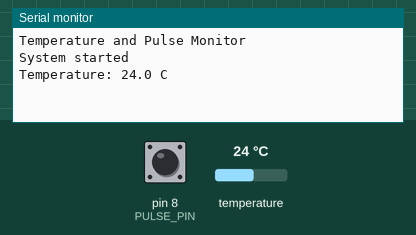
Simulated run of this sketch. Board: Arduino Uno, built with avr-gcc and run on an emulated ATmega328P. Shown: the last lines printed to the serial monitor. Wiring (inferred from the names in the program): LM75 temperature sensor at I2C address 0x48. The inputs (shaded band) are chosen by the test bench; at power-on: temperature 24 °C, pin 8 (PULSE_PIN) LOW.

Above: at 1.2 s.
1.3 s: temperature set to 12 °C
At 5.4 s:
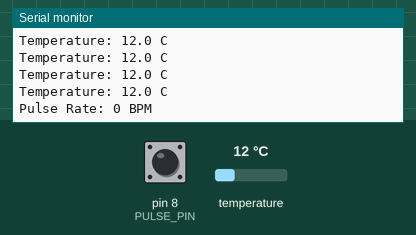
5.5 s: pin 8 (PULSE_PIN) pulled HIGH for 0.15 s
7.1 s: pin 8 (PULSE_PIN) pulled HIGH for 1 s
9.6 s: temperature set to 19 °C
At 10.8 s:
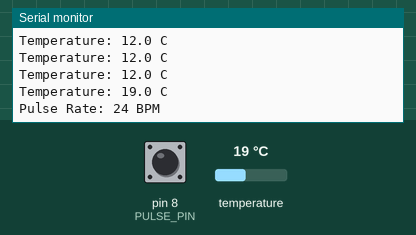
Timing chart, 0 to 12.1 s (numbered marks = the images above; inputs shaded):
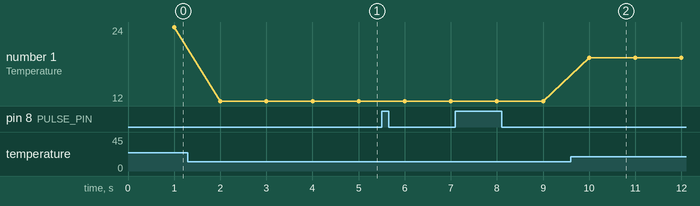

Measured:
- after the input at 1.3 s, the serial monitor: prints a new line after 0.70 s (image 1)
- after the input at 9.6 s, the serial monitor: prints a new line after 0.40 s (image 2)
- plotted number 1: 24 → 12 after the input at 1.3 s, 12 → 19 after the input at 9.6 s

The sketch:

sketch_oct21c.ino
```cpp
#include <Wire.h>

const byte LM75_ADDRESS = 0x48;
const byte PULSE_PIN = 8;

const unsigned long TEMP_INTERVAL = 1000;
const unsigned long BPM_INTERVAL = 5000;

unsigned long lastTempTime = 0;
unsigned long lastBpmTime = 0;

unsigned long pulseCount = 0;
int previousPulseState = LOW;

float readTemperature() {
  Wire.beginTransmission(LM75_ADDRESS);
  Wire.write(0x00);  // Temperature register

  if (Wire.endTransmission(false) != 0) {
    return -999.0;
  }

  if (Wire.requestFrom(LM75_ADDRESS, (byte)2) != 2) {
    return -999.0;
  }

  int msb = Wire.read();
  int lsb = Wire.read();

  int16_t raw = (int16_t)((msb << 8) | lsb);

  // LM75 temperature register: signed value / 256
  return raw / 256.0;
}

void setup() {
  pinMode(PULSE_PIN, INPUT);

  Wire.begin();
  Serial.begin(9600);

  Serial.println("Temperature and Pulse Monitor");
  Serial.println("System started");
}

void loop() {
  unsigned long now = millis();

  // Count each LOW-to-HIGH pulse transition
  int currentPulseState = digitalRead(PULSE_PIN);

  if (currentPulseState == HIGH &&
      previousPulseState == LOW) {
    pulseCount++;
  }

  previousPulseState = currentPulseState;

  // Display temperature every second
  if (now - lastTempTime >= TEMP_INTERVAL) {
    lastTempTime = now;

    float temperature = readTemperature();

    if (temperature != -999.0) {
      Serial.print("Temperature: ");
      Serial.print(temperature, 1);
      Serial.println(" C");
    } else {
      Serial.println("LM75AD not detected at 0x48");
    }
  }

  // Calculate BPM every five seconds
  if (now - lastBpmTime >= BPM_INTERVAL) {
    float elapsedSeconds =
        (now - lastBpmTime) / 1000.0;

    float bpm = pulseCount * 60.0 / elapsedSeconds;

    Serial.print("Pulse Rate: ");
    Serial.print(bpm, 0);
    Serial.println(" BPM");

    pulseCount = 0;
    lastBpmTime = now;
  }
}
```
